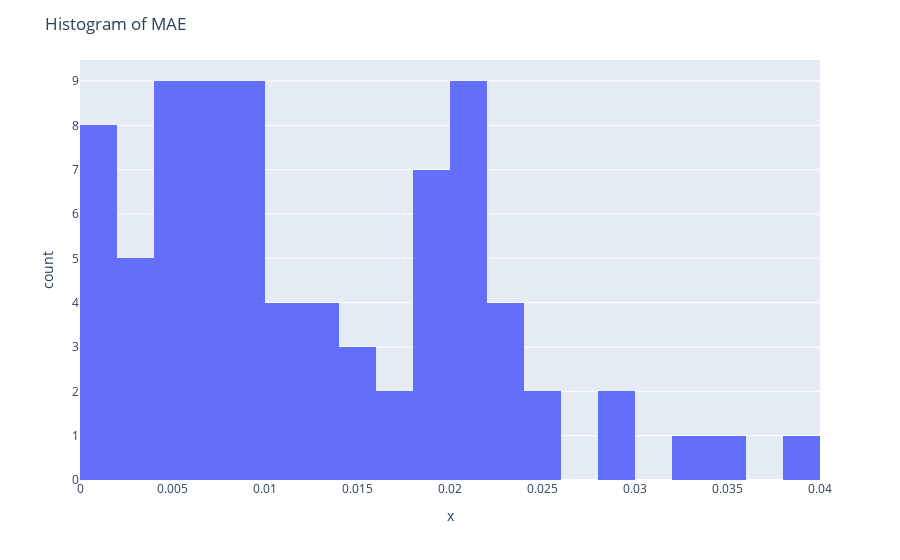

Source (notebook cell):
### Code cell
all_mae_norms = []
output_comparison = [] 

for idx, data in enumerate(train_loader):

    interpolated_ts_coords = data.pos_interpolated_TS.detach().numpy()
    real_ts_coords = data.pos_real_TS
    real_ts_coords = np.array(real_ts_coords[0])

    difference_ts_coords = interpolated_ts_coords - real_ts_coords

    norm_difference_ts_coords = np.linalg.norm(difference_ts_coords, axis=1)
    # Mean absolute error
    mae = np.mean(norm_difference_ts_coords)
    all_mae_norms.append(mae)

    # Plot the real and interpolated TS structures
    # with two different colors on the same plot
    fig = px.scatter_3d(
        x=np.concatenate((real_ts_coords[:, 0], interpolated_ts_coords[:, 0])),
        y=np.concatenate((real_ts_coords[:, 1], interpolated_ts_coords[:, 1])),
        z=np.concatenate((real_ts_coords[:, 2], interpolated_ts_coords[:, 2])),
        color=np.concatenate((np.zeros(len(real_ts_coords)), np.ones(len(interpolated_ts_coords)))),
    )
    # Set the title of the plot as the mean absolute error
    fig.update_layout(title=f"MAE: {mae:.3f} Å")
    fig.write_html(f"plots/hamiltonian_model/interpolated_ts_{idx}_mae_{mae:.3f}.html")

    real_y = data.y
    predicted_y = model(data)
    output_comparison.append([real_y.detach().numpy(), predicted_y.detach().numpy()])

# Plot a histogram of the MAE
fig = px.histogram(x=all_mae_norms, nbins=20)
fig.update_layout(title="Histogram of MAE")
fig.show()

output_comparison = np.array(output_comparison).T
output_comparison = np.squeeze(output_comparison)
# Multiply the energies with the Hartree to eV conversion factor
output_comparison[0] *= ase_units.Hartree
output_comparison[1] *= ase_units.Hartree

### Figure 1 — Plotly figure (JSON) as saved in the notebook; plotly's stock layout.template omitted (floating-point values rounded to 4 significant figures)
{"data": [{"alignmentgroup": "True", "bingroup": "x", "hovertemplate": "x=%{x}<br>count=%{y}<extra></extra>", "legendgroup": "", "marker": {"color": "#636efa", "pattern": {"shape": ""}}, "name": "", "nbinsx": 20, "offsetgroup": "", "orientation": "v", "showlegend": false, "type": "histogram", "x": [0.01124, 0.03414, 0.004156, 0.03273, 0.0141, 0.01184, 0.009545, 0.002758, 0.02412, 0.00554, 0.007834, 0.006366, 0.01582, 0.009687, 0.02153, 0.007742, 0.02102, 0.02835, 0.01569, 0.02198, 0.01655, 0.006799, 0.00452, 0.009609, 0.01387, 0.01619, 0.009, 0.004602, 0.0007173, 0.02086, 0.02051, 0.004028, 0.02414, 0.001435, 0.0009828, 0.0127, 0.01848, 0.03922, 0.003788, 0.008871, 0.007283, 0.02337, 0.006169, 0.01068, 0.008237, 0.01882, 0.01919, 0.003183, 0.0185, 0.006316, 0.008601, 0.0109, 0.002416, 0.02095, 0.001711, 0.02013, 0.01935, 0.009268, 0.001606, 0.004808, 0.01386, 0.0003448, 0.006342, 0.009788, 0.02079, 0.007851, 0.01326, 0.0001878, 0.004578, 0.02314, 0.01981, 0.005394, 0.01888, 0.0232, 0.02864, 0.02281, 0.003916, 0.00495, 0.02027, 0.0009431], "xaxis": "x", "yaxis": "y"}], "layout": {"barmode": "relative", "legend": {"tracegroupgap": 0}, "margin": {"t": 60}, "title": {"text": "Histogram of MAE"}, "xaxis": {"anchor": "y", "domain": [0, 1], "title": {"text": "x"}}, "yaxis": {"anchor": "x", "domain": [0, 1], "title": {"text": "count"}}}}
